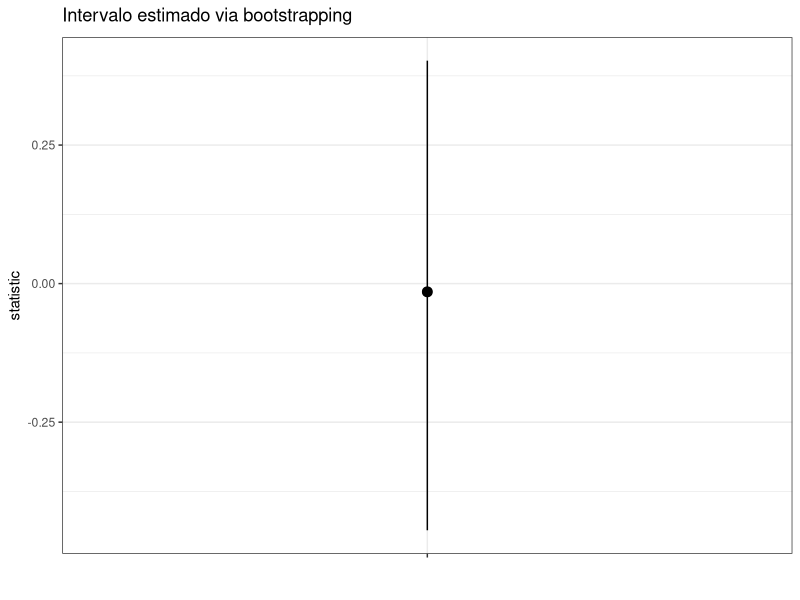

Reproduce this figure in R. (Note: a time limit stopped this script after it produced the figure.)
## ---- chunk 1
library(tidyverse)
theme_set(theme_bw())

library(boot)
library(broom)

knitr::opts_chunk$set(tidy = FALSE,
                      fig.width = 6,
                      fig.height = 5)

## ---- chunk 2
dados = read_csv2(here::here("data/amostra-futebol.csv")) %>%
    rename(horario = `Horario`,
           dia = `Dia`,
           data = `Data`,
           clube1 = `Clube 1`,
           clube2 = `Clube 2`,
           vencedor = `Vencedor`,
           rodada = `Rodada`,
           arena = `Arena`,
           p1 = `p1`,
           p2 = `p2`,
           gols = `gols`,
           c1_uf = `C1 Estado`,
           c2_uf = `C2 Estado`,
           vencedor_uf = `Vencedor Estado`)
glimpse(dados)
## ---- chunk 3
theta_diferenca_gols = function(d, i){
    gols = d %>% 
        slice(i) %>% 
        group_by(dia) %>% 
        summarise(gols_media = mean(gols)) 
    
    gols_dom = gols %>% filter(dia == "Domingo") %>% pull(gols_media)
    gols_qua = gols %>% filter(dia == "Quarta-feira") %>% pull(gols_media)
    
    gols_dom - gols_qua
}

theta_diferenca_gols(dados, 1:NROW(dados))
## ---- chunk 4
dados_boot1 = dados %>% 
    boot(statistic = theta_diferenca_gols, R = 5000) %>% 
    tidy(conf.level = 0.95, 
         conf.int = TRUE)
dados_boot1
## ---- chunk 5
dados_boot1 %>% 
    ggplot(aes(x = "",
           y = statistic,
           ymin = conf.low,
           ymax = conf.high
    )) +
    geom_pointrange() +
    geom_point(size = 3) +
    labs(title = expression("Intervalo estimado via bootstrapping"),
         x = "")
## ---- chunk 6
theta_embaralhado = function(d){
    gols = d %>% 
        mutate(dia_embaralhado = sample(dia, n())) %>% 
        group_by(dia_embaralhado) %>% 
        summarise(gols_media = mean(gols)) 
    
    gols_dom = gols %>% filter(dia_embaralhado == "Domingo") %>% pull(gols_media)
    gols_qua = gols %>% filter(dia_embaralhado == "Quarta-feira") %>% pull(gols_media)
    
    gols_dom - gols_qua
}

theta_embaralhado(dados)
## ---- chunk 7
diffs1 = replicate(5000, {theta_embaralhado(dados)})

tibble(diferenca = diffs1) %>% 
    ggplot(aes(x = diferenca)) +
    geom_density(fill = "white",
                 color = "darkgreen") +
    geom_vline(xintercept = theta_diferenca_gols(dados, 1:NROW(dados)),
               color = "orange") + 
    # geom_vline(xintercept = -theta_diferenca_gols(dados, 1:NROW(dados)),
               # color = "orange") + 
    geom_rug()
## ---- chunk 8
mean(abs(diffs1) >= abs(theta_diferenca_gols(dados, 1:NROW(dados))))
## ---- chunk 9
theta_dif_prop_gols = function(d, i){
    gols = d %>% 
        slice(i) %>% 
        group_by(vencedor_uf) %>% 
        summarise(gols_soma = sum(gols)) 
    
    gols_vencedor = gols %>% filter(vencedor_uf != "Empate") %>% pull(gols_soma)
    gols_empate = gols %>% filter(vencedor_uf == "Empate") %>% pull(gols_soma)
    
    #a diferença entre as proporções de gols entre jogos com vencedor e jogos com empate
    sum(gols_vencedor)/length(d$vencedor_uf) - gols_empate/length(d$vencedor_uf)
}

theta_dif_prop_gols(dados, 1:NROW(dados))
## ---- chunk 10
dados_boot2 = dados %>% 
    boot(statistic = theta_dif_prop_gols, R = 5000) %>% 
    tidy(conf.level = 0.95, 
         conf.int = TRUE)
dados_boot2
## ---- chunk 11
dados_boot2 %>% 
    ggplot(aes(x = "",
           y = statistic,
           ymin = conf.low,
           ymax = conf.high
    )) +
    geom_pointrange() +
    geom_point(size = 3) +
    labs(title = expression("Intervalo estimado via bootstrapping"),
         x = "")
## ---- chunk 12
theta_embaralhado = function(d){
    gols = d %>% 
        mutate(vencedor_embaralhado = sample(vencedor_uf, n())) %>% 
        group_by(vencedor_embaralhado) %>% 
        summarise(gols_soma = sum(gols)) 
    
    gols_vencedor = gols %>% filter(vencedor_embaralhado != "Empate") %>% pull(gols_soma)
    gols_empate = gols %>% filter(vencedor_embaralhado == "Empate") %>% pull(gols_soma)
    
    sum(gols_vencedor)/length(d$vencedor_uf) - gols_empate/length(d$vencedor_uf)
}

theta_embaralhado(dados)
## ---- chunk 13
diffs2 = replicate(5000, {theta_embaralhado(dados)})

tibble(diferenca = diffs2) %>% 
    ggplot(aes(x = diferenca)) +
    geom_density(fill = "white",
                 color = "darkgreen") +
    geom_vline(xintercept = theta_dif_prop_gols(dados, 1:NROW(dados)),
               color = "orange") + 
    # geom_vline(xintercept = -theta_dif_prop_gols(dados, 1:NROW(dados)),
    #            color = "orange") + 
    geom_rug()
## ---- chunk 14
mean(abs(diffs2) >= abs(theta_dif_prop_gols(dados, 1:NROW(dados))))
